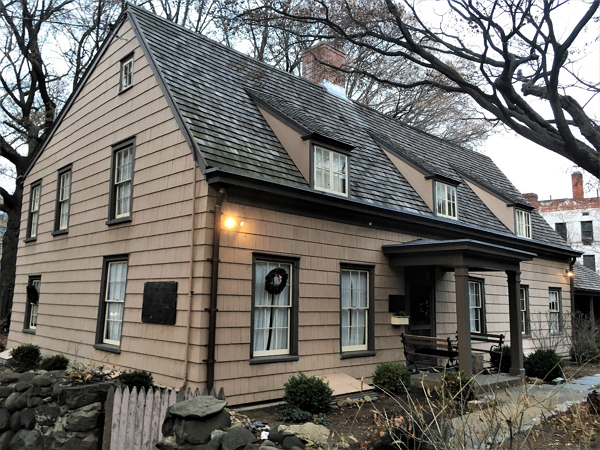
#> input picture house.png, 600 x 450 px
$ python 10-6.py
#> lines starting #> are read from the running program, lines starting #| are printed output that depends on the picture; after the words box and inside, x2 and y2 are one past the last pixel; in counts of white or black regions, pixels touching at a corner belong together
import cv2 as cv

img_gray = cv.imread('house.png', cv.IMREAD_GRAYSCALE);
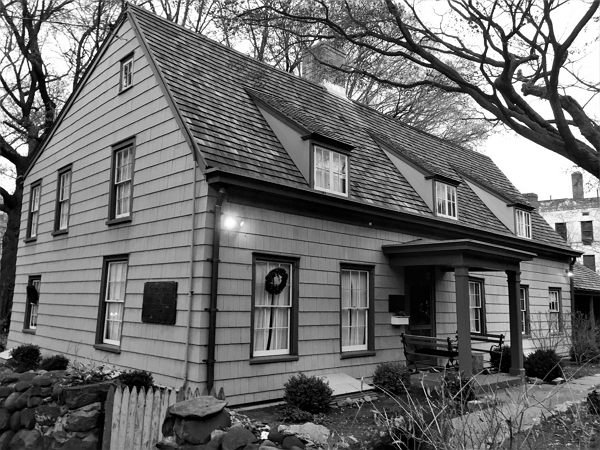
#> img_gray: shape (450, 600); min 0, max 255, mean 109.5
cv.imshow('Original', img_gray);

img_gray = cv.blur(img_gray, (3,3))
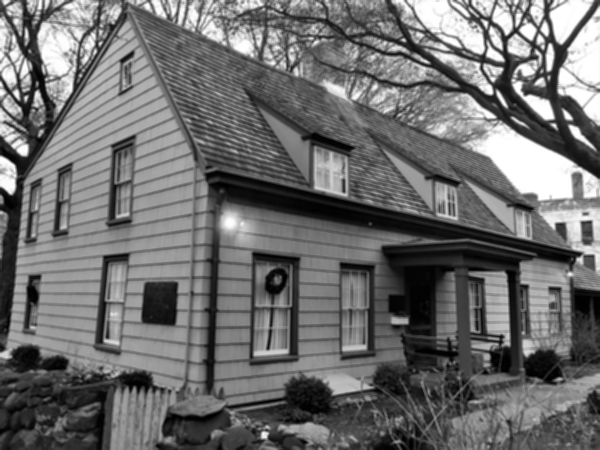
#> img_gray: shape (450, 600); min 0, max 255, mean 109.5
img_canny = cv.Canny(img_gray, 50,150)
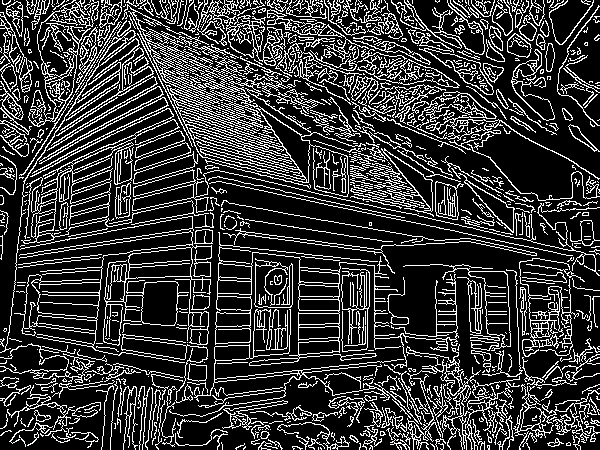
#> img_canny: shape (450, 600); 21.7% white in thin lines or dots
cv.imshow('Canny Edge', img_canny)

cv.waitKey(0)
cv.destroyAllWindows()

$ run again, with cat.png copied over house.png
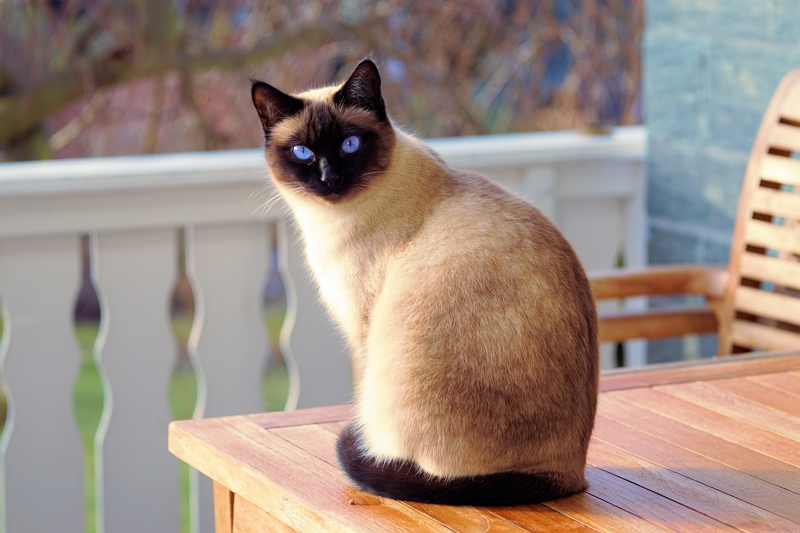
#> input picture cat.png, 800 x 533 px
#> `img_gray = cv.imread('house.png', cv.IMREAD_GRAYSCALE);`:
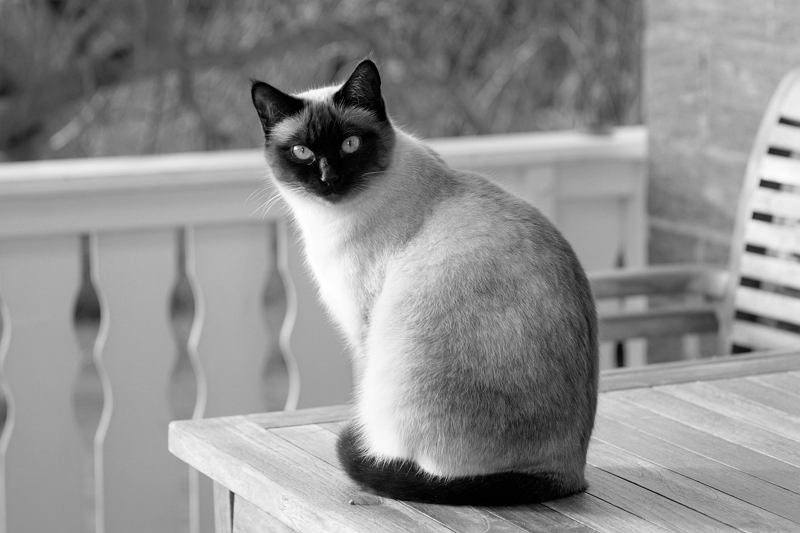
#> img_gray: shape (533, 800); min 0, max 255, mean 143.2
#> `img_canny = cv.Canny(img_gray, 50,150)`:
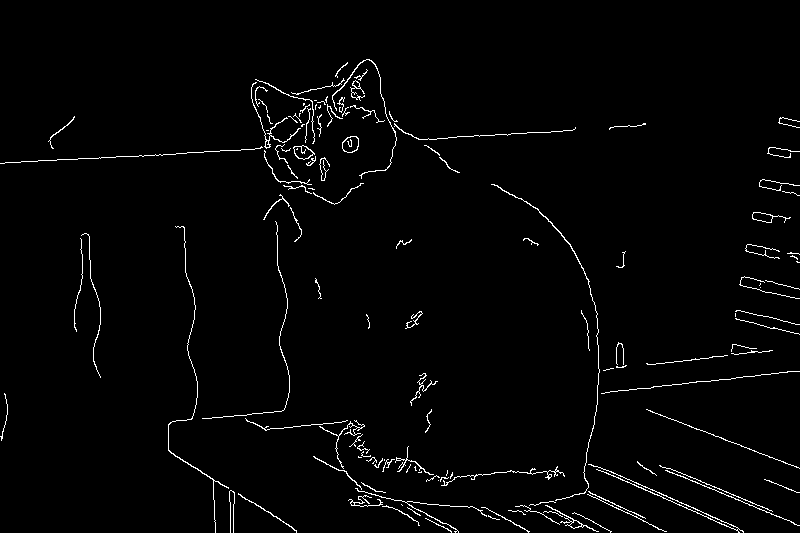
#> img_canny: shape (533, 800); 2% white in thin lines or dots, all inside (x1, y1, x2, y2) = (0, 59, 800, 533)

$ run again, with circle2.png copied over house.png
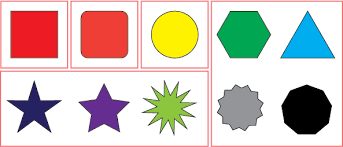
#> input picture circle2.png, 343 x 147 px
#> `img_gray = cv.blur(img_gray, (3,3))`:
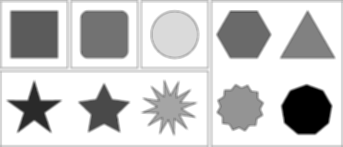
#> img_gray: shape (147, 343); min 0, max 255, mean 202.5
#> `img_canny = cv.Canny(img_gray, 50,150)`:
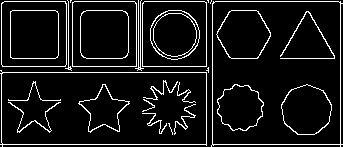
#> img_canny: shape (147, 343); 8.7% white in thin lines or dots
